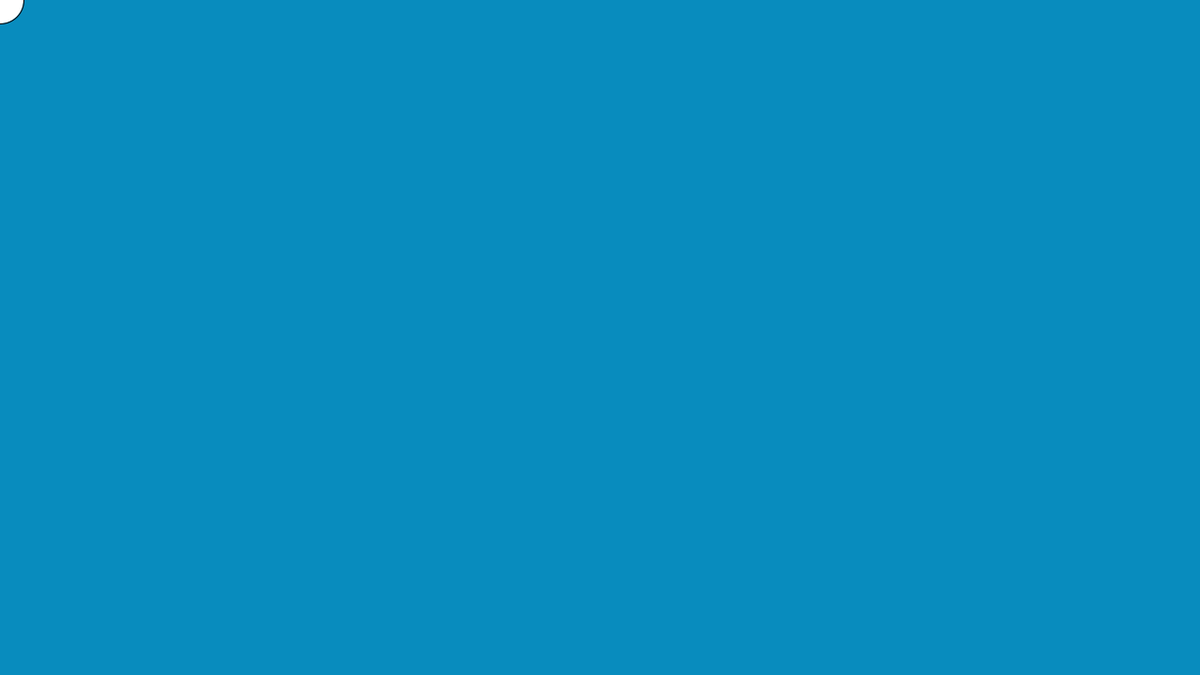
Frame 1 (no input)
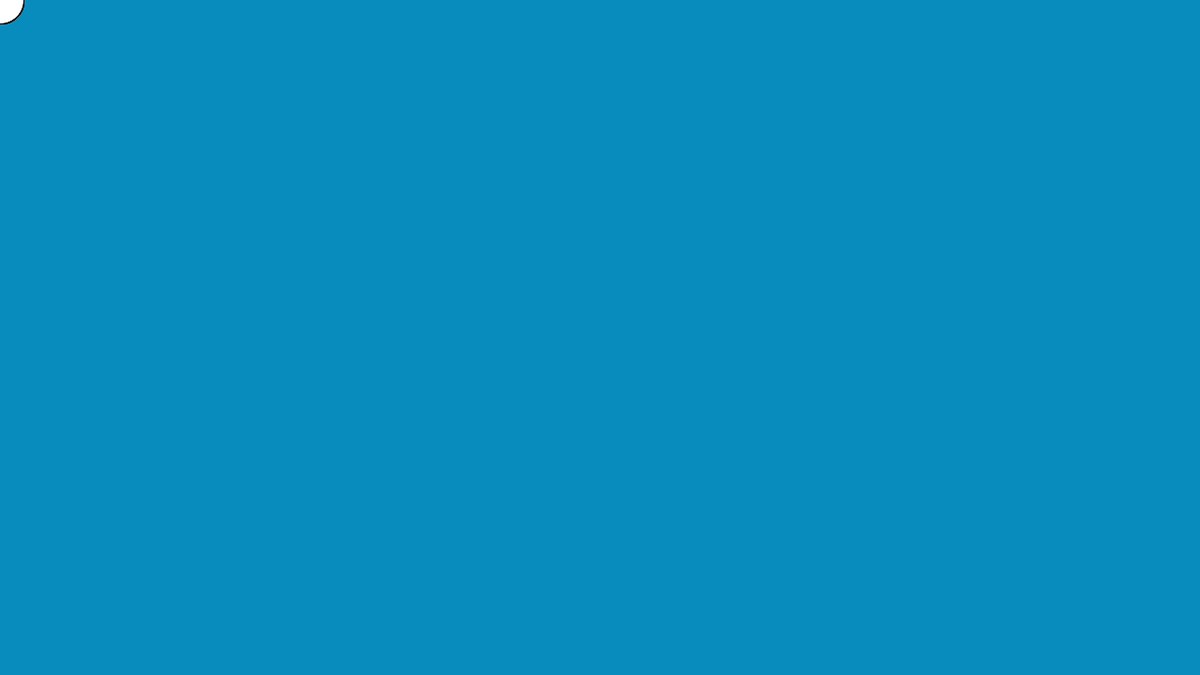
Frame 60 (the mouse pressed at the canvas centre just before this capture)
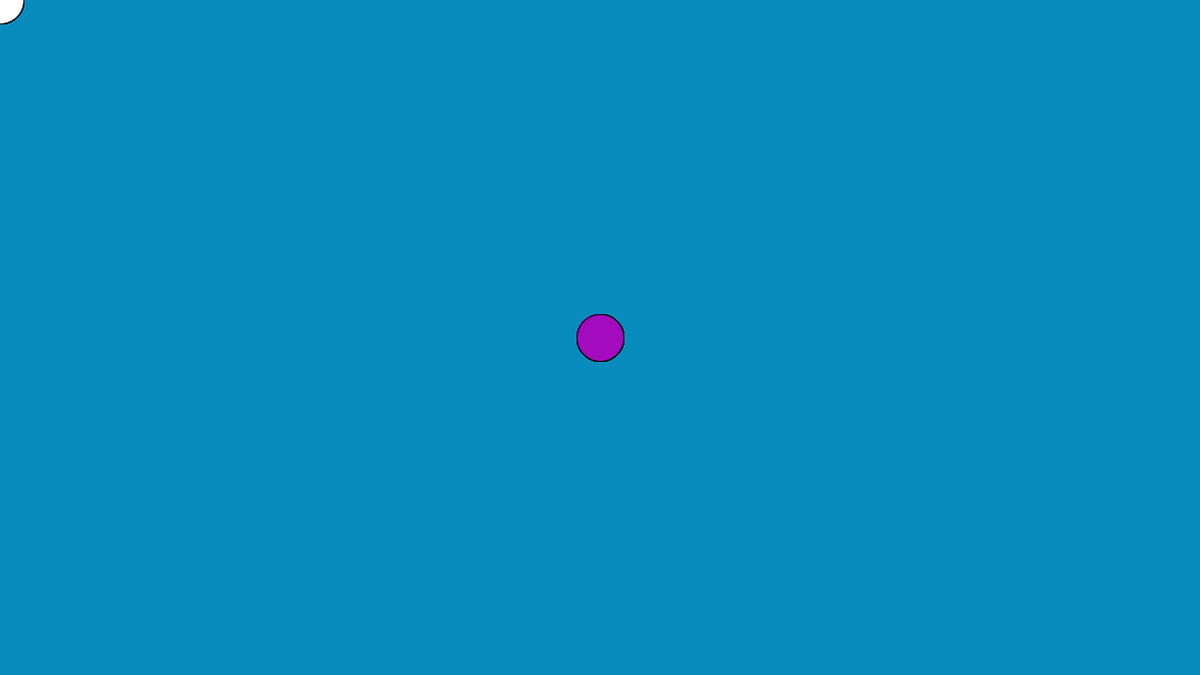
Frame 120 (the mouse held since frame 60 and released just before this capture)

The Processing sketch that drew these frames (run headless with seeded random() and noise(); from frame 60 on, the mouse is pressed at the canvas centre):

// Processing sketch: processing_103627
// ── processing_103627.pde

float xPos = 0;
float yPos = 0;


void setup()
{
  size(1280, 720);
  background(8, 140, 190);
}

void draw()
{
  xPos = mouseX;
  yPos = mouseY;
  
  if(mousePressed)
  
  {
    fill(164, 10, 190);
    ellipse(xPos, yPos, 50, 50);
  }
  else
  {
    fill(255,255,255);
    ellipse(xPos, yPos, 50, 50);
 
  }
  if(keyPressed && key == 'e')
  {
    stroke(8, 140, 190);
    fill(8, 140, 190);
    ellipse(xPos, yPos, 50, 50);
    
  }
  if(!keyPressed && key == 'e')
  {
    stroke(0);
  }
}
